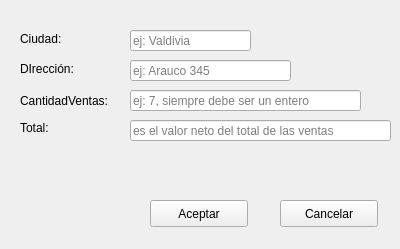
<?xml version="1.0" encoding="UTF-8"?>
<ui version="4.0">
 <class>Form</class>
 <widget class="QWidget" name="Form">
  <property name="geometry">
   <rect>
    <x>0</x>
    <y>0</y>
    <width>400</width>
    <height>249</height>
   </rect>
  </property>
  <property name="windowTitle">
   <string>Form</string>
  </property>
  <widget class="QLabel" name="label">
   <property name="geometry">
    <rect>
     <x>20</x>
     <y>30</y>
     <width>66</width>
     <height>17</height>
    </rect>
   </property>
   <property name="text">
    <string>Ciudad:</string>
   </property>
  </widget>
  <widget class="QLabel" name="label_2">
   <property name="geometry">
    <rect>
     <x>20</x>
     <y>60</y>
     <width>66</width>
     <height>17</height>
    </rect>
   </property>
   <property name="text">
    <string>DIrección:</string>
   </property>
  </widget>
  <widget class="QLabel" name="label_3">
   <property name="geometry">
    <rect>
     <x>20</x>
     <y>90</y>
     <width>111</width>
     <height>21</height>
    </rect>
   </property>
   <property name="text">
    <string>CantidadVentas:</string>
   </property>
  </widget>
  <widget class="QLabel" name="label_4">
   <property name="geometry">
    <rect>
     <x>20</x>
     <y>120</y>
     <width>41</width>
     <height>16</height>
    </rect>
   </property>
   <property name="text">
    <string>Total:</string>
   </property>
  </widget>
  <widget class="QLineEdit" name="lineEdit">
   <property name="geometry">
    <rect>
     <x>130</x>
     <y>30</y>
     <width>121</width>
     <height>21</height>
    </rect>
   </property>
   <property name="placeholderText">
    <string>ej: Valdivia</string>
   </property>
  </widget>
  <widget class="QLineEdit" name="lineEdit_2">
   <property name="geometry">
    <rect>
     <x>130</x>
     <y>60</y>
     <width>161</width>
     <height>21</height>
    </rect>
   </property>
   <property name="placeholderText">
    <string>ej: Arauco 345</string>
   </property>
  </widget>
  <widget class="QLineEdit" name="lineEdit_3">
   <property name="geometry">
    <rect>
     <x>130</x>
     <y>90</y>
     <width>231</width>
     <height>21</height>
    </rect>
   </property>
   <property name="placeholderText">
    <string>ej: 7, siempre debe ser un entero</string>
   </property>
  </widget>
  <widget class="QLineEdit" name="lineEdit_4">
   <property name="geometry">
    <rect>
     <x>130</x>
     <y>120</y>
     <width>261</width>
     <height>21</height>
    </rect>
   </property>
   <property name="placeholderText">
    <string>es el valor neto del total de las ventas</string>
   </property>
  </widget>
  <widget class="QPushButton" name="pushButton">
   <property name="geometry">
    <rect>
     <x>150</x>
     <y>200</y>
     <width>98</width>
     <height>27</height>
    </rect>
   </property>
   <property name="text">
    <string>Aceptar</string>
   </property>
  </widget>
  <widget class="QPushButton" name="pushButton_2">
   <property name="geometry">
    <rect>
     <x>280</x>
     <y>200</y>
     <width>98</width>
     <height>27</height>
    </rect>
   </property>
   <property name="text">
    <string>Cancelar</string>
   </property>
  </widget>
 </widget>
 <resources/>
 <connections/>
</ui>
